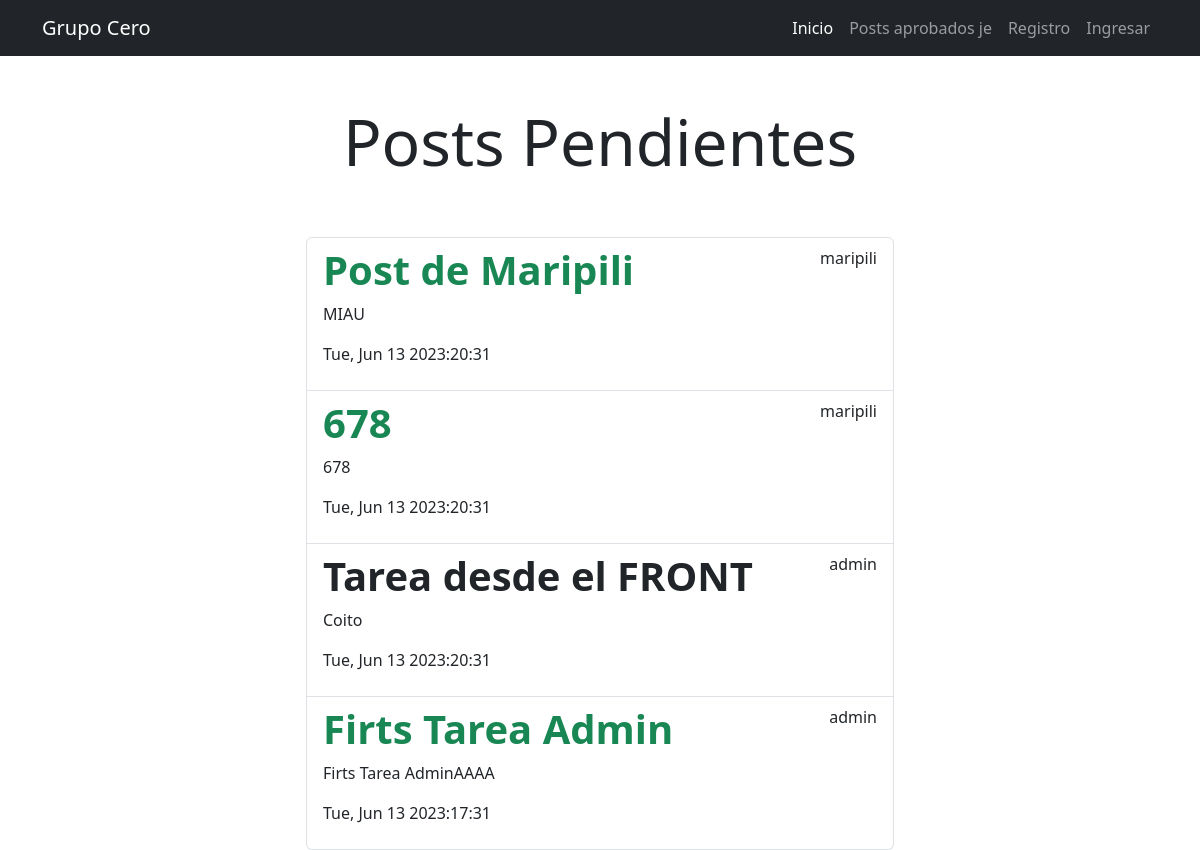
The app's page /posts_published/ with its own data.
### posts/models.py (models this page shows, shortened)
class Post(models.Model):
    titulo = models.CharField(max_length=100)
    descripcion = models.TextField(blank=True)
    subida = models.DateTimeField(auto_now_add=True)
    dateaprobado = models.DateTimeField(null=True, blank=True)
    relevante = models.BooleanField(default=False)
    user = models.ForeignKey(User, on_delete=models.CASCADE)

### posts/views.py (the view)
# urls.py: path('posts_published/', views.posts_published, name='posts_published'),
def posts_published(request):
    posts = Post.objects.filter(dateaprobado__isnull=False).order_by('-dateaprobado')
    return render(request, 'posts.html', {'posts': posts})

### posts/templates/posts.html (shortened to what this page needs)
{% extends 'base.html' %}
{% block content%}
<div class="row">
    <div class="col-md-6 offset-md-3">
        <h1 class="text-center display-3 py-5">Posts Pendientes</h1>
        <ul class="list-group">
            {% for post in posts %}
            <a class="list-group-item" href="{% url 'post_detail' post.id  %}">
                <header class="d-flex justify-content-between">
                    {% if post.relevante %}
                    <h1 class="fw-bold text-success">{{post.titulo}}</h1>
                    {% else %}
                    <h1 class="fw-bold">{{post.titulo}}</h1>
                    {% endif %}
                    <p>{{post.user.username}}</p>
                </header>
                <p>{{post.descripcion}}</p>
                <p>{{ post.dateaprobado|date:'D, M j Y:H:i' }}</p>
            </a>
            {% endfor %}
        </ul>
    </div>
</div>
{% endblock %}

### posts/templates/base.html (shortened to what this page needs)
<!DOCTYPE html>
<html lang="en">
<head>
    <link rel="stylesheet" href="https://cdn.jsdelivr.net/npm/bootstrap@5.3.0/dist/css/bootstrap.min.css">
</head>
<body>
    <nav class="navbar navbar-expand-lg bg-dark navbar-dark">
        <div class="container">
          <a class="navbar-brand" href="/">Grupo Cero</a>
          <div class="collapse navbar-collapse" id="navbarNav">
            <ul class="navbar-nav ms-auto">
                <li class="nav-item">
                    <a class="nav-link active" href="/">Inicio</a>
                </li>
                {% if user.is_authenticated%}
                    <li class="nav-item">
                        <a class="nav-link" href="{% url 'posts' %}">Posts por aprobar</a>
                    </li>
                    <li class="nav-item">
                        <a class="nav-link" href="{% url 'posts_published' %}">Posts aprobados</a>
                    </li>
                    <li class="nav-item">
                        <a class="nav-link" href="{% url 'create_post' %}">Crear Posts</a>
                    </li>
                    <li class="nav-item">
                        <a class="nav-link" href="{% url 'logout' %}">Salir</a>
                    </li>
                {% else %}
                    <li class="nav-item">
                        <a class="nav-link" href="{% url 'posts_published' %}">Posts aprobados je</a>
                    </li>
                    <li class="nav-item">
                        <a class="nav-link" href="{% url 'signup' %}">Registro</a>
                    </li>
                    <li class="nav-item">
                        <a class="nav-link" href="{% url 'signin' %}">Ingresar</a>
                    </li>
                {% endif %}
            </ul>
          </div>
        </div>
      </nav>
    {% block content%}
    {% endblock%}
</body>
</html>

### records on screen
Post: titulo "Post de Maripili", user.username "maripili", descripcion "MIAU", dateaprobado "Tue, Jun 13 2023:20:31"
Post: titulo "678", user.username "maripili", descripcion "678", dateaprobado "Tue, Jun 13 2023:20:31"
Post: titulo "Tarea desde el FRONT", user.username "admin", descripcion "Coito", dateaprobado "Tue, Jun 13 2023:20:31"
Post: titulo "Firts Tarea Admin", user.username "admin", descripcion "Firts Tarea AdminAAAA", dateaprobado "Tue, Jun 13 2023:17:31"
